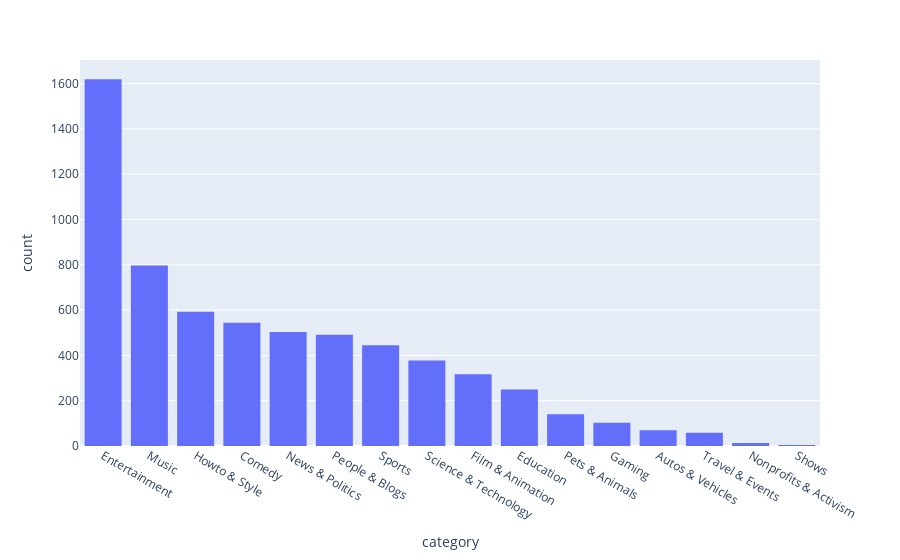

Write notebook code for a chart like this one.
### Code cell
fig=px.histogram(df, x="category")
fig.update_layout(xaxis={'categoryorder':'total descending'})

fig.show()

### Figure 1 — Plotly figure (JSON) as saved in the notebook; plotly's stock layout.template omitted (floating-point values rounded to 4 significant figures; data arrays with more than 128 entries replaced by an {"elided": "..."} marker saying what was removed)
{"data": [{"alignmentgroup": "True", "bingroup": "x", "hovertemplate": "category=%{x}<br>count=%{y}<extra></extra>", "legendgroup": "", "marker": {"color": "#636efa", "pattern": {"shape": ""}}, "name": "", "offsetgroup": "", "orientation": "v", "showlegend": false, "type": "histogram", "x": {"elided": "6325 str values"}, "xaxis": "x", "yaxis": "y"}], "layout": {"barmode": "relative", "legend": {"tracegroupgap": 0}, "margin": {"t": 60}, "xaxis": {"anchor": "y", "categoryorder": "total descending", "domain": [0, 1], "title": {"text": "category"}}, "yaxis": {"anchor": "x", "domain": [0, 1], "title": {"text": "count"}}}}
